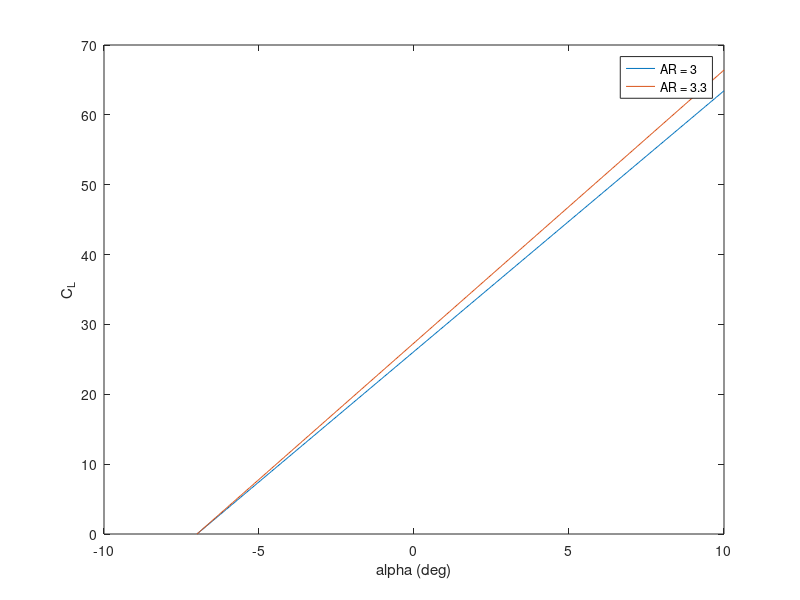
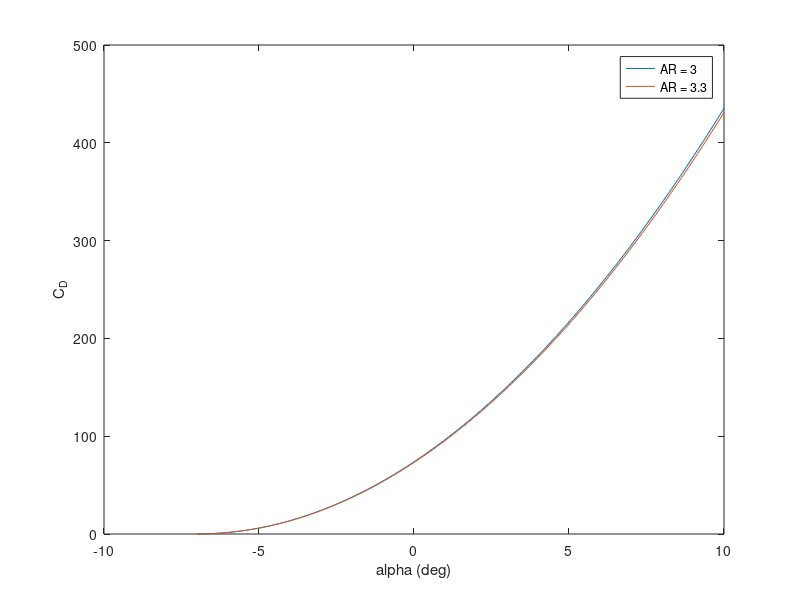
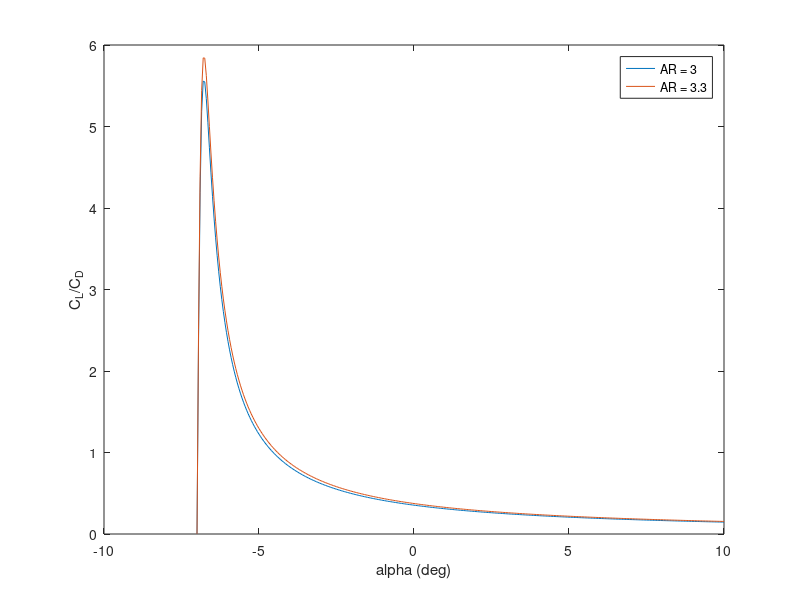

Recreate these plots in MATLAB, in order. (Note: this script raises an error after producing the figures.)
% CLARK Y Parafoil Aerodynamic Analysis
% started 22/07/24 - Rosalind Aves
clear all; close all; clc;

% Constants and parameters
a0 = 6.89 ; % Clark Y lift curve slope (deg^-1)
alpha_zl = -7 * pi/180; % Zero lift angle of attack (rad)

% Aspect Ratios
AR = [3, 3.33];

% Tau and delta values for different AR
tau = [0.097, 0.105];
delta = [0.01875, 0.022];

% Calculating a0_dash and a for different AR values
a0_dash = (2 * pi .* AR) .* tanh(a0 ./ (2 * pi .* AR));
a = (pi .* AR .* a0_dash) ./ (pi .* AR + a0_dash .* (1 + tau));
a0_dash = a0_dash.*180/pi;
a = a.*180/pi;
% Angle of attack range
alpha = [-7:0.05:10] .* pi/180;

% Lift coefficient calculation
for i = 1:length(a)
    C_L(:,i) = a(i) .* (alpha - alpha_zl);
end
% Lift coefficient calculation
for i = 1:length(a)
    C_Lalpha(:,i) = a(i);
end


% Plotting C_L vs alpha
figure();
plot(alpha .* 180/pi, C_L(:,1));
hold on
plot(alpha .* 180/pi, C_L(:,2));
xlabel('alpha (deg)');
ylabel('C_L');
legend('AR = 3', 'AR = 3.3');
hold off

% Drag coefficient calculation
C_D0 = 0.015 + 0.004 + 0.5 * 0.11 + 0.0001;
for i = 1:length(delta)
    C_D(:,i) = C_D0 + (C_L(:,i).^2 .* (1 + delta(i))) ./ (pi * AR(i));
end

% Plotting C_D vs alpha
figure();
plot(alpha .* 180/pi, C_D(:,1));
hold on
plot(alpha .* 180/pi, C_D(:,2));
xlabel('alpha (deg)');
ylabel('C_D');
legend('AR = 3', 'AR = 3.3');
hold off

% Plotting C_L/C_D vs alpha
figure();
plot(alpha .* 180/pi, C_L(:,1) ./ C_D(:,1));
hold on
plot(alpha .* 180/pi, C_L(:,2) ./ C_D(:,2));
xlabel('alpha (deg)');
ylabel('C_L/C_D');
legend('AR = 3', 'AR = 3.3');
hold off
%% 

% Span and line length ratio calculations
b = 1.421; % Span (m)
R_b = linspace(0.4, 1.6, length(alpha));
R = b .* R_b;
beta = b ./ (4 .* R);
% alpha = 5 * pi/180;
e0 = 45*pi/180;
for i = 1:length(a)
    C_L2(:,i) = a(i) .* (alpha - alpha_zl) .* cos(beta).^2;
    k(:,i) = AR(i)*pi/a0;
    C_L3alpha(:,i) = AR(i)*pi/(sqrt(k(i)^2 + 1)+1); 
    C_L3(:,i) = C_L3alpha(:,i)*(alpha*cos(e0/2)-alpha_zl)*cos(e0/2);
end
% Plotting C_L2 vs alpha
figure();
xline(0);
hold on
plot(alpha .* 180/pi, C_L2(:,1));
hold on
plot(alpha .* 180/pi, C_L2(:,2));
hold on
plot(alpha .* 180/pi, C_L3(:,1));
hold on
plot(alpha .* 180/pi, C_L3(:,2));
xlabel('alpha');
ylabel('C_{L2} & C_{L3}');
legend('alpha = 0','AR = 3', 'AR = 3.3', 'C_{L3} AR = 3 ','C_{L3} AR = 3.3 ');
hold off

for i = 1:length(a)
    C_L2alpha(:,i) = a(i).* cos(beta).^2;%per rad
end
% Plotting C_L2alpha vs alpha
figure();
plot(alpha .* 180/pi, C_L2alpha(:,1));
hold on
plot(alpha .* 180/pi, C_L2alpha(:,2));
hold on
plot(alpha .* 180/pi, C_L3alpha(:,1)*ones(size(alpha)));
hold on
plot(alpha .* 180/pi, C_L3alpha(:,2)*ones(size(alpha)));
hold on
xline(0);
xlabel('alpha');
ylabel('C_{L2_{alpha}} & C_{L3_{alpha}}');
legend('C_{L2_{alpha}} AR = 3', 'C_{L2_{alpha}} AR = 3.3','C_{L3_{alpha}} AR = 3 ','C_{L3_{alpha}} AR = 3.3 ', 'alpha = 0');
hold off

% Plotting C_L2/C_L and C_L3/C_L vs R/b
figure();
plot(R_b, C_L2(:,1) ./ C_L(:,1));
hold on
plot(R_b, C_L2(:,2) ./ C_L(:,2));
hold on
plot(R_b, C_L3(:,1) ./ C_L(:,1));
hold on
plot(R_b, C_L3(:,2) ./ C_L(:,2));
xlabel('line length / span (R/b)');
ylabel('C_L/C_L (R/b=inf)');
legend('C_{L2}/C_L AR = 3', 'C_{L2}/C_L AR = 3.3', 'C_{L3}/C_L AR = 3', 'C_{L3}/C_L AR = 3.3');
hold off

% Surface area and chord length calculations
S = b^2 ./ AR;
c = b ./ AR;
d = 1.5e-3; % Line diameter (m)
n = 24;
A_cube = 0.3 * 0.1; % Cubesat area (m^2)

for i = 1:length(a)
    C_Dl(:,i) = (n .* R .* d .* cos(alpha).^3) ./ S(i);
    C_Ds(:,i) = (A_cube) ./ S(i);
end

for i = 1:length(delta)
    C_D2(:,i) = C_D0 + C_Dl(:,i) + C_Ds(:,i) + (C_L(:,i).^2 .* (1 + delta(i))) ./ (pi * AR(i));
end
% Plotting C_L2/C_D2 vs R/b
figure();
plot(alpha*180/pi, C_L2(:,1) ./ C_D2(:,1));
hold on
plot(alpha*180/pi, C_L2(:,2) ./ C_D2(:,2));
xlabel('alpha(deg)');
ylabel('C_L/C_D');
legend('AR = 3', 'AR = 3.3');
hold off

% Plotting C_L2/C_D2 vs R/b
figure();
plot(R_b, C_L2(:,1) ./ C_D2(:,1));
hold on
plot(R_b, C_L2(:,2) ./ C_D2(:,2));
xlabel('line length / span (R/b)');
ylabel('C_L/C_D');
legend('AR = 3', 'AR = 3.3');
hold off

% Plotting C_D2 vs alpha
figure();
xline(0);
hold on
plot(alpha .* 180/pi, C_D2(:,1));
hold on
plot(alpha .* 180/pi, C_D2(:,2));
xlabel('alpha');
ylabel('C_{D2}');
legend('alpha = 0','AR = 3', 'AR = 3.3');
hold off

for i = 1:length(a)
    C_Dlalpha(:,i) = -(n .* R .* d .*3.* (alpha).^2.*sin(alpha).^3) ./ S(i);
    % C_Dlalpha(:,i) = C_Dlalpha(:,i) * pi/180;
end

for i = 1:length(delta)
    C_D2alpha(:,i) =  C_Dlalpha(:,i) + (2.*C_L(:,i).*C_Lalpha(:,i) .* (1 + delta(i))) ./ (pi * AR(i));
    % C_D2alpha(:,i) = C_D2alpha(:,i) * pi/180;
end
% Plotting C_D2alpha vs alpha
figure();
xline(0);
hold on
plot(alpha .* 180/pi, C_D2alpha(:,1).*pi/180);
hold on
plot(alpha .* 180/pi, C_D2alpha(:,2).*pi/180);
xlabel('alpha');
ylabel('C_{D2_{alpha}}');
legend('alpha = 0','AR = 3', 'AR = 3.3');
hold off
%% 

% C_M calculations
% maintaining stable equilibrium at each alpha
rho = 1.225; % Air density (kg/m^3)
R_b_dp = 0.6; % Optimum based on the last figure
R_dp = R_b_dp * b;
m_s = 3; 
g = 9.81; 
C_Mc4 = 0;
mu = [-100:0.05:100] .* pi/180; 
corr_mu = NaN(1, length(alpha)); 

for i = 1:length(alpha)
    gamma(:,i) = atan(1/(C_L2(i,2)/C_D2(i,2)));
    Wt = 3 * 9.81; 
    Dr = sqrt(C_L2(i,2)^2 + C_D2(i,2)^2);
    V = sqrt((2 * Wt) / (rho * S(2) * Dr));
    LbyD_alpha(i) = (C_L2alpha(i,2) * C_D2(i,2) - C_L2(i,2) * C_D2alpha(i,2)) / (C_D2(i,2)^2);
    d_gamma_alpha = (1 / (1 + (1 / (C_L2(i,2) / C_D2(i,2)))^2)) * LbyD_alpha(i);
    for j = 1:length(mu)
        C_M2(j,i) = C_Mc4 - (R_dp/c(2)) * (C_Ds(2) * cos(alpha(i) + mu(j))) ...
            - R_dp * n * R_dp * d * (cos(alpha(i) + mu(j))^2) / (S(2) * 2 * c(2)) ...
            - m_s * g * R_dp * sin(alpha(i) + mu(j) - gamma(:,i)) / (0.5 * rho * V^2 * S(2) * c(2)); 

        [~, idx] = min(abs(C_M2(:,i))); 
        corr_mu(i) = mu(idx) * 180/pi; 
        corr_mu(i) = corr_mu(i) * pi/180;
        C_M2_alpha(i) = (R_dp/c(2)) * (C_Ds(2) * sin(alpha(i) + corr_mu(i))) ...
            + R_dp * n * R_dp * d * (sin(alpha(i) + corr_mu(i))^2) / (S(2) * 2 * c(2)) ...
            - d_gamma_alpha * m_s * g * R_dp * cos(alpha(i) + corr_mu(i) - gamma(:,i)) / (0.5 * rho * V^2 * S(2) * c(2));
        % C_M2_alpha(i) = C_M2_alpha(i) * pi/180;
        % Penalize if C_M2_alpha is not negative
        if C_M2_alpha >= 0
            corr_mu(i) = Inf; 
        end
    end
end
% Plotting stable equilibrium mu vs alpha
figure();
xline(0);
hold on
plot(alpha .* 180/pi, corr_mu.*180/pi);
xlabel('alpha');
ylabel('rigging angle for stable equilibrium');
hold off
%updating C_M
for i =1:length(alpha)
    up_C_M2(i) = C_Mc4 - (R_dp/c(2)) * (C_Ds(2) * cos(alpha(i) + corr_mu(i))) ...
            - R_dp * n * R_dp * d * (cos(alpha(i) + corr_mu(i))^2) / (S(2) * 2 * c(2)) ...
            - m_s * g * R_dp * sin(alpha(i) + corr_mu(i) - gamma(:,i)) / (0.5 * rho * V^2 * S(2) * c(2)); 
end
% Plotting updated C_M2 vs alpha
figure();
xline(0);
hold on
plot(alpha .* 180/pi, up_C_M2);
xlabel('alpha');
ylabel('updated C_{M2}');
legend('alpha = 0','C_{M2}')
hold off
%% data storing

headers = {'alpha (deg)', 'C_L2', 'C_L2alpha', 'C_D2', 'C_D2alpha', 'C_L2/C_D2','up_C_M2', 'C_M2_alpha','corr_mu'};
data = [alpha' .* 180/pi, C_L2(:,2), C_L2alpha(:,2), C_D2(:,2), C_L2(:,2) ./ C_D2(:,2), C_D2alpha(:,2), up_C_M2', C_M2_alpha',corr_mu' .*180/pi]; 
filename = 'aerodynamic_analysis_results.xlsx';
writecell(headers, filename, 'Sheet', 1, 'Range', 'A1');
writematrix(data, filename, 'Sheet', 1, 'Range', 'A2');
%% Design points

R_b_dp = 0.6; % Optimum based on the last figure
alpha_dp = 5 * pi/180; % Before stall
R_dp = R_b_dp * b;
beta_dp = b / (4 * R_dp);

C_L2_dp = a(2) * (alpha_dp - alpha_zl) * cos(beta_dp)^2;
C_L_dp = a(2) * (alpha_dp - alpha_zl);

C_Dl_dp = (n * R_dp * d * cos(alpha_dp)^3) / S(2);
C_Ds_dp = (A_cube) / S(2);

C_D2_dp = C_D0 + C_Dl_dp + C_Ds_dp + (C_L_dp^2 * (1 + delta(2))) / (pi * AR(2));

gamma = atan(1 / (C_L2_dp / C_D2_dp)); % Glide angle
rho = 1.225; % Air density (kg/m^3)
Wt = 3 * 9.81; % Weight (N)
Dr = sqrt(C_L2_dp^2 + C_D2_dp^2);
V = sqrt((2 * Wt) / (rho * S(2) * Dr));
u = V * cos(gamma);
w = V * sin(gamma);

%% Rigging angle analysis

m_s = 3; % Mass (kg)
g = 9.81; % Gravity (m/s^2)
C_Mc4 = 0;
mu1 = [-10:2:15] .* pi/180;
alpha1 = [-7:0.05:30] .* pi/180;

for j = 1:length(mu1)
    for i = 1:length(alpha1)
        C_M(j,i) = C_Mc4 - (R_dp/c(2)) * (C_Ds_dp * cos(alpha1(i) + ...
            mu1(j))) - R_dp * n * R_dp * d * (cos(alpha1(i) + mu1(j))^2) / (S(2) * 2 * c(2)) - m_s * g * R_dp * sin(alpha1(i) + mu1(j) - gamma) / (0.5 * rho * V^2 * S(2) * c(2));
    end
end

% Plotting rigging angle analysis
y = zeros(size(alpha1));
x = (alpha_dp*180/pi) * ones(size(alpha1));
figure();
plot(alpha1.*180/pi, y);
hold on
plot(x, alpha1);
hold on
for j = 1:length(mu1)
    plot(alpha1.*180/pi, C_M(j,:));
end
xlabel('alpha (deg)');
ylabel('C_M');
legend('Zero Line', 'Design Point', 'C_M curves');
hold off
